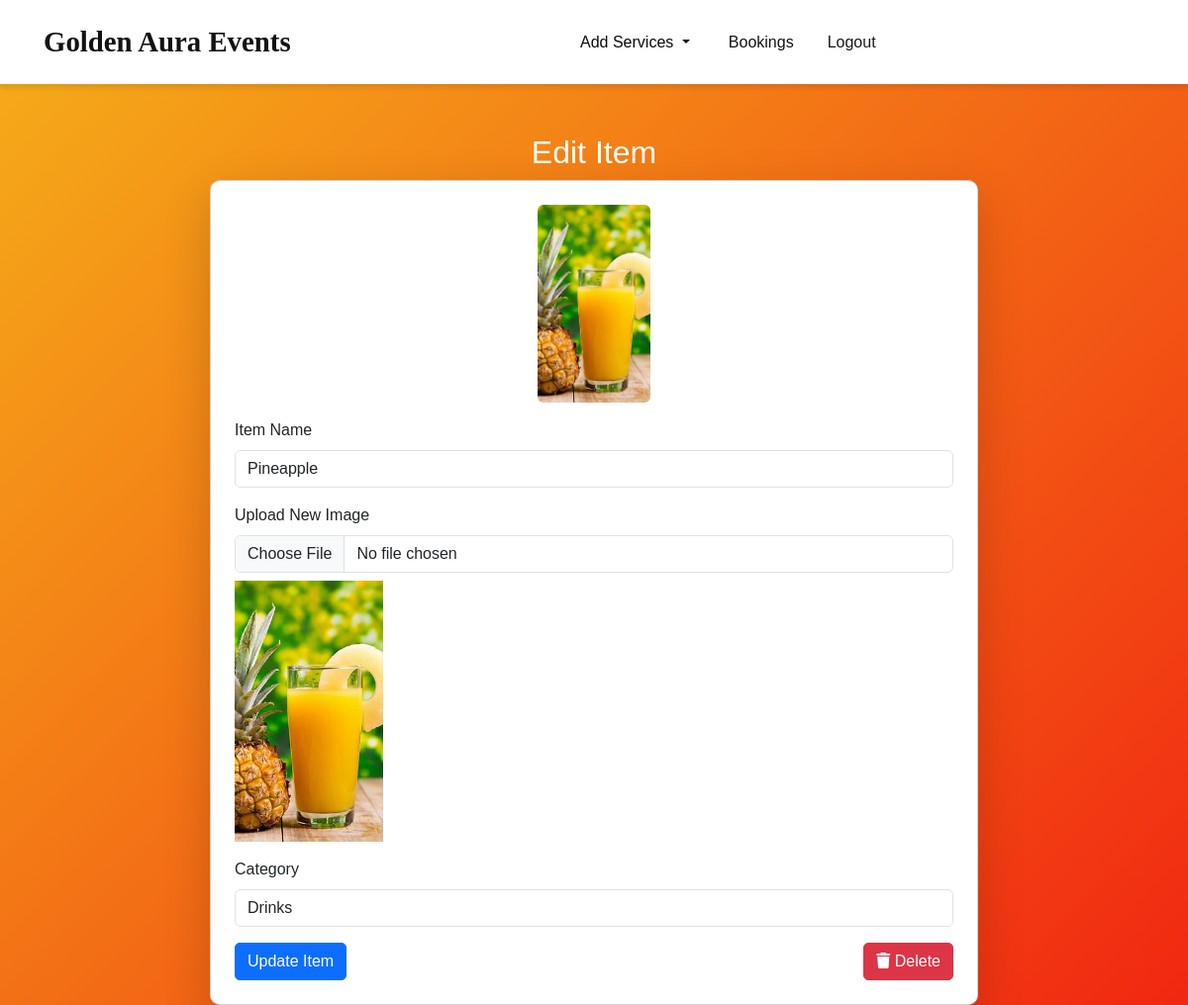
The page /edit_item/9/ on the database its author committed.
### app/models.py (models this page shows, shortened)
class Item(models.Model):
    category = models.ForeignKey(ItemCategory, on_delete=models.CASCADE)
    name = models.CharField(max_length=100)
    img = models.FileField()

class ItemCategory(models.Model):
    img = models.FileField()
    name = models.CharField(max_length=100)
    price = models.DecimalField(max_digits=10, decimal_places=2)

### app/views.py (the view, shortened to what this page needs)
# urls.py: path('edit_item/<int:item_id>/', views.edit_item, name='edit_item'),
def edit_item(req, item_id):
    item = get_object_or_404(Item, id=item_id)
    return render(req, "shop/edit_item.html", {"item": item, "categories": ItemCategory.objects.all()})

### templates/shop/edit_item.html (shortened to what this page needs)
<!DOCTYPE html>
<html lang="en">
<head>
    {% load static %}
    <link rel="stylesheet" href="https://cdn.jsdelivr.net/npm/bootstrap@5.3.0/dist/css/bootstrap.min.css">
    <link rel="stylesheet" href="https://cdnjs.cloudflare.com/ajax/libs/font-awesome/6.0.0/css/all.min.css">
</head>
<body>
    <nav class="navbar navbar-expand-lg">
        <div class="container-fluid">
            <a class="navbar-brand" href="../">Golden Aura Events</a>
            <div class="collapse navbar-collapse" id="navbarNav">
                <ul class="navbar-nav ms-auto">
                    <li class="nav-item dropdown">
                        <a class="nav-link dropdown-toggle" href="#" id="navbarDropdown" role="button" data-bs-toggle="dropdown" aria-expanded="false">
                            Add Services
                        </a>
                    </li>
                    <li class="nav-item">
                        <a class="btn btn-book" href="../admin_bookings">Bookings</a>
                    </li>
                    <li class="nav-item">
                        <a class="btn btn-logout" href="../logout">Logout</a>
                    </li>
                </ul>
            </div>
        </div>
    </nav>
<div class="container">
    <h2 class="text-center text-white">Edit Item</h2>
    <div class="card p-4 shadow-lg">
        <form method="POST" enctype="multipart/form-data">
            <div class="text-center mb-3">
                <img src="{{ item.img.url }}" alt="{{ item.name }}" class="img-fluid rounded" style="max-width: 300px;">
            </div>
            <div class="mb-3">
                <label class="form-label">Item Name</label>
                <input type="text" name="name" value="{{ item.name }}" class="form-control" required>
            </div>
            <div class="mb-3">
                <label class="form-label">Upload New Image</label>
                <input type="file" name="img" class="form-control">
                <img src="{{ item.img.url }}" alt="" class="img-fluid mt-2" style="max-width: 150px; height: auto;">
            </div>
            <div class="mb-3">
                <label class="form-label">Category</label>
                <select name="category" class="form-control" required>
                    {% for category in categories %}
                        <option value="{{ category.id }}" {% if item.category.id == category.id %}selected{% endif %}>
                            {{ category.name }}
                        </option>
                    {% endfor %}
                </select>
            </div>
            <div class="d-flex justify-content-between">
                <button type="submit" class="btn btn-primary">Update Item</button>
                <a href="{% url 'delete_item' item.id %}" class="btn btn-danger" onclick="return confirm('Are you sure you want to delete this item?');">
                    <i class="fas fa-trash"></i> Delete
                </a>
            </div>
        </form>
    </div>
</div>
</body>
</html>

### templates/shop/edit_item.html (style rules this page uses)
body { background: linear-gradient(135deg, #f5af19, #f12711); font-family: 'Poppins', sans-serif; }
.navbar { padding: 1rem 2rem; background: white; box-shadow: 0 4px 6px rgba(0, 0, 0, 0.1); }
.navbar-brand { font-family: 'Playfair Display', serif; font-size: 1.8rem; font-weight: bold; color: rgb(20, 17, 17); }
.navbar-nav { margin: 0 auto; display: flex; justify-content: center; align-items: center; }
.navbar-nav .nav-link { font-size: 1rem; font-weight: 500; margin: 0 10px; color: rgb(15, 12, 12); transition: color 0.3s; }
.btn-logout { color: rgb(29, 25, 25); }
.btn-book { color: rgb(23, 18, 18); padding: 8px 20px; border-radius: 20px; font-weight: 400; }
.container { margin-top: 50px; max-width: 800px; }
.card { border-radius: 10px; overflow: hidden; transition: 0.3s; }
.card img { height: 200px; object-fit: cover; }
.btn { border-radius: 5px; transition: 0.3s; }

### rows shown on the page
Item: img (picture), name "Pineapple", category "Drinks"
